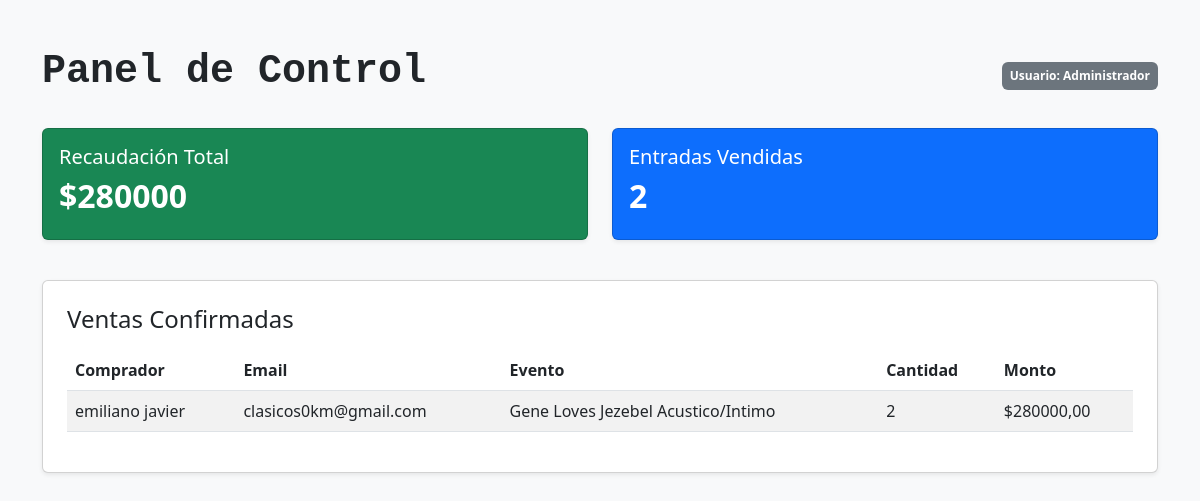
The page /panel/ (signed in) on the database its author committed.
### eventos/models.py (models this page shows, shortened)
class Orden(models.Model):
    ESTADOS_PAGO = [
        ('PENDIENTE', 'Pendiente'),
        ('APROBADO', 'Aprobado'),
        ('RECHAZADO', 'Rechazado'),
    ]
    evento = models.ForeignKey(Evento, on_delete=models.CASCADE)
    nombre_comprador = models.CharField(max_length=100)
    email_comprador = models.CharField(max_length=100)
    cantidad = models.PositiveIntegerField(default=1)
    monto_total = models.DecimalField(max_digits=10, decimal_places=2)
    estado_pago = models.CharField(max_length=20, choices=ESTADOS_PAGO, default='PENDIENTE')
    mercadopago_preference_id = models.CharField(max_length=200, blank=True, null=True)
    fecha_creacion = models.DateTimeField(auto_now_add=True)
    usado = models.BooleanField(default=False)

class Evento(models.Model):
    organizador = models.ForeignKey(User, on_delete=models.SET_NULL, null=True, blank=True)
    nombre = models.CharField(max_length=200)
    descripcion = models.TextField()
    lugar = models.CharField(max_length=200)
    fecha = models.DateTimeField()
    precio = models.DecimalField(max_digits=10, decimal_places=2)
    imagen = models.ImageField(upload_to='flyers/', blank=True, null=True)
    link_video = models.URLField(max_length=500, blank=True, null=True, help_text="Link embed de YouTube o Vimeo")
    TIPO_CONTENIDO = (
        ('stream', 'Stream en Vivo'),
        ('pelicula', 'Película'),
    )
    tipo_contenido = models.CharField(max_length=10, choices=TIPO_CONTENIDO, default='pelicula')

### eventos/views.py (the view)
# urls.py: path('panel/', views.dashboard_organizador, name='dashboard'),
@login_required
def dashboard_organizador(request):
    if request.user.is_superuser:
        eventos = Evento.objects.all()
        ordenes_pagadas = Orden.objects.filter(estado_pago='APROBADO')
    else:
        eventos = Evento.objects.filter(organizador=request.user)
        ordenes_pagadas = Orden.objects.filter(evento__in=eventos, estado_pago='APROBADO')
    total_recaudado = ordenes_pagadas.aggregate(Sum('monto_total'))['monto_total__sum'] or 0
    total_entradas = ordenes_pagadas.aggregate(Sum('cantidad'))['cantidad__sum'] or 0
    context = {
        'eventos': eventos,
        'ordenes': ordenes_pagadas,
        'total_recaudado': total_recaudado,
        'total_entradas': total_entradas,
    }
    return render(request, 'eventos/dashboard.html', context)

### eventos/templates/eventos/dashboard.html (shortened to what this page needs)
<!DOCTYPE html>
<html lang="es">
<head>
    <link href="https://cdn.jsdelivr.net/npm/bootstrap@5.3.0/dist/css/bootstrap.min.css" rel="stylesheet">
</head>
<body class="bg-light">
    <div class="container my-5">
        <div class="d-flex justify-content-between align-items-center mb-4">
            <h1 class="font-monospace fw-bold">Panel de Control</h1>
            <span class="badge bg-secondary p-2">Usuario: {{ request.user.username }}</span>
        </div>
        <div class="row mb-4">
            <div class="col-md-6 mb-3">
                <div class="card bg-success text-white p-3 shadow-sm">
                    <h5>Recaudación Total</h5>
                    <h2 class="fw-bold">${{ total_recaudado }}</h2>
                </div>
            </div>
            <div class="col-md-6 mb-3">
                <div class="card bg-primary text-white p-3 shadow-sm">
                    <h5>Entradas Vendidas</h5>
                    <h2 class="fw-bold">{{ total_entradas }}</h2>
                </div>
            </div>
        </div>
        <div class="card shadow-sm p-4">
            <h4 class="mb-3">Ventas Confirmadas</h4>
            <div class="table-responsive">
                <table class="table table-striped">
                    <thead>
                        <tr>
                            <th>Comprador</th>
                            <th>Email</th>
                            <th>Evento</th>
                            <th>Cantidad</th>
                            <th>Monto</th>
                        </tr>
                    </thead>
                    <tbody>
                        {% for orden in ordenes %}
                        <tr>
                            <td>{{ orden.nombre_comprador }}</td>
                            <td>{{ orden.email_comprador }}</td>
                            <td>{{ orden.evento.nombre }}</td>
                            <td>{{ orden.cantidad }}</td>
                            <td>${{ orden.monto_total }}</td>
                        </tr>
                        {% empty %}
                        <tr>
                            <td colspan="5" class="text-center text-muted">No hay ventas registradas para tus eventos.</td>
                        </tr>
                        {% endfor %}
                    </tbody>
                </table>
            </div>
        </div>
    </div>
</body>
</html>

### rows shown on the page
Orden: nombre_comprador "emiliano javier", email_comprador "clasicos0km@gmail.com", evento.nombre "Gene Loves Jezebel Acustico/Intimo", cantidad "2", monto_total "280000,00"

### other values the page prints
{{ request.user.username }} "Administrador"
{{ total_recaudado }} "280000"
{{ total_entradas }} "2"
